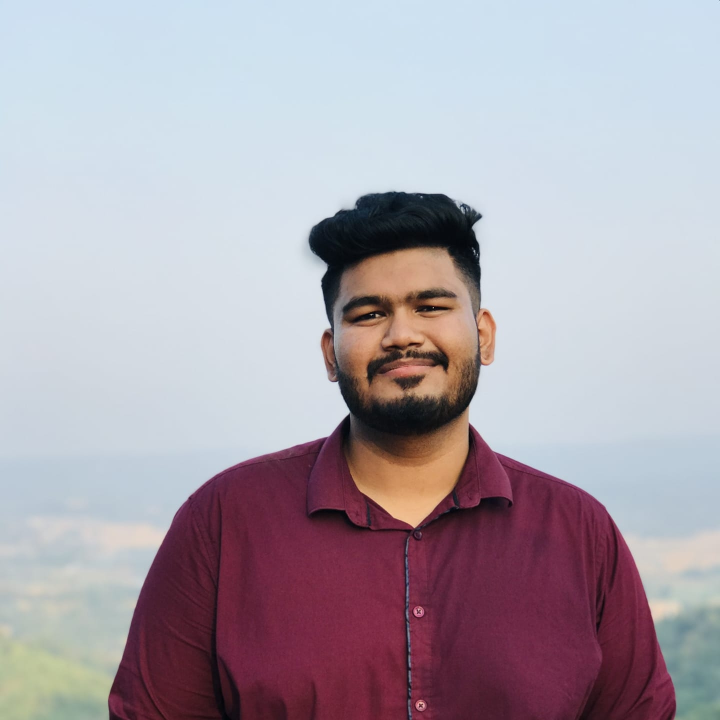
%> input picture DIP_Assignment1/Fahim1.jpg, 1440 x 1440 px (shown at 1/2 size)
$ octave Untitled2.m   (GNU Octave 9; MATLAB toolbox functions it lacks are replaced by stand-ins)
%> lines starting %> are read from the running program, lines starting %| are printed output that depends on the picture
Input1 = imread('Fahim1.jpg');
%> Input1 is the input picture: size 1440x1440x3 uint8; mean R, G, B 172.1, 163.2, 172.9
Input2 = imread('Fahim2.jpg');
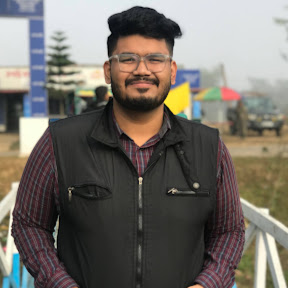
%> input picture DIP_Assignment1/Fahim2.jpg, 288 x 288 px
%> Input2 is the input picture: size 288x288x3 uint8; mean R, G, B 116.6, 111.4, 104.4

Input1 = rgb2gray(Input1);
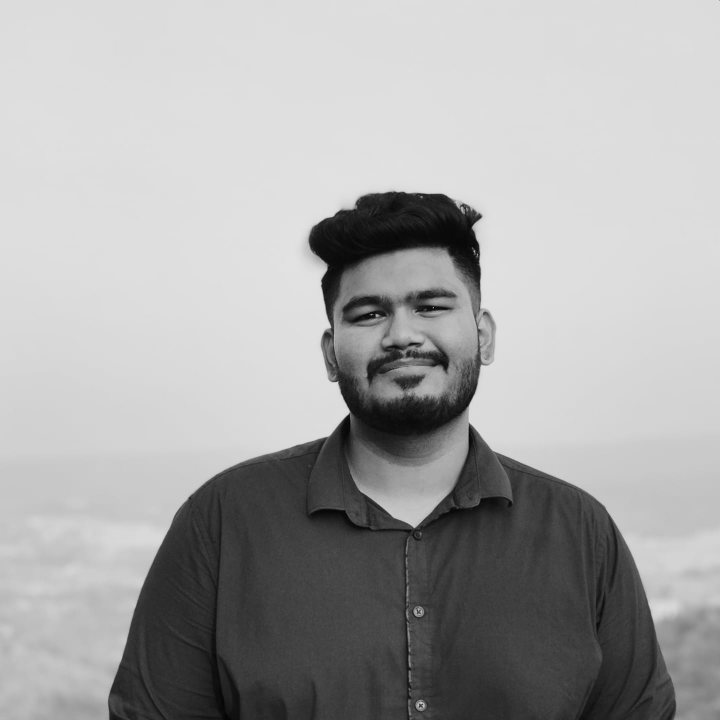
%> Input1: size 1440x1440 uint8 (shown at 1/2 size); min 0, max 232, mean 167
Input2 = rgb2gray(Input2);
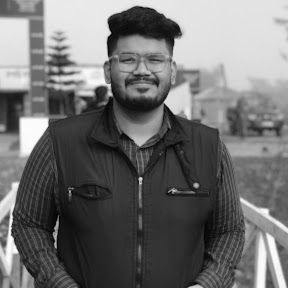
%> Input2: size 288x288 uint8; min 1, max 254, mean 112.2

c = 6;
c_size = 100;
size = c * c_size;

Input1 = imresize(Input1, [size size]);
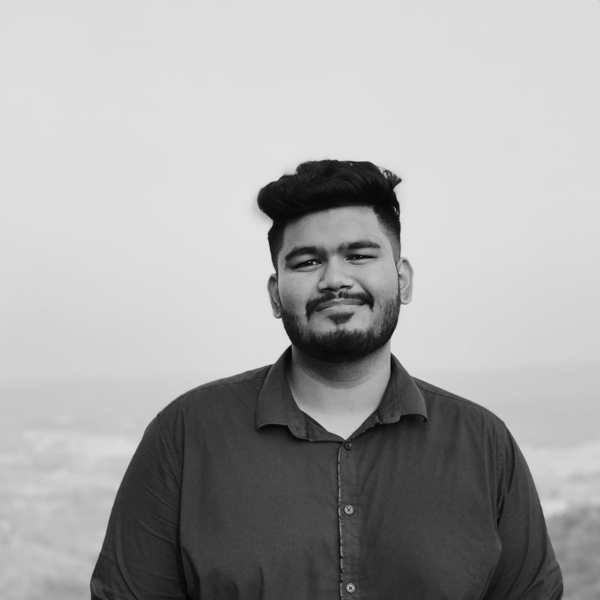
%> Input1: size 600x600 uint8; min 3, max 226, mean 167
Input2 = imresize(Input2, [size size]);
%> Input2: size 600x600 uint8

Input1 = rgb2gray(Input1);
Input2 = rgb2gray(Input2);

Result1 = uint8(ones(size, size));

for i = 2 : 2 : c
    Result1(c_size * (i - 2) + 1 : c_size * (i-1), :) = Input1(c_size * (i - 2) + 1 : 100 * (i - 1), :);
    Result1(c_size * (i - 1) + 1 : c_size * i, :) = Input2(c_size * (i - 1) + 1 : 100 * i, :);
end
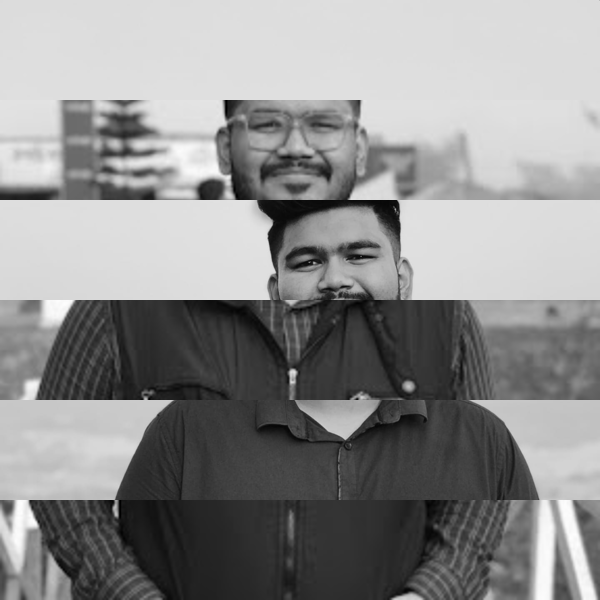
%> Result1: size 600x600 uint8; min 0, max 254, mean 142.2

%> (the run ends here)
